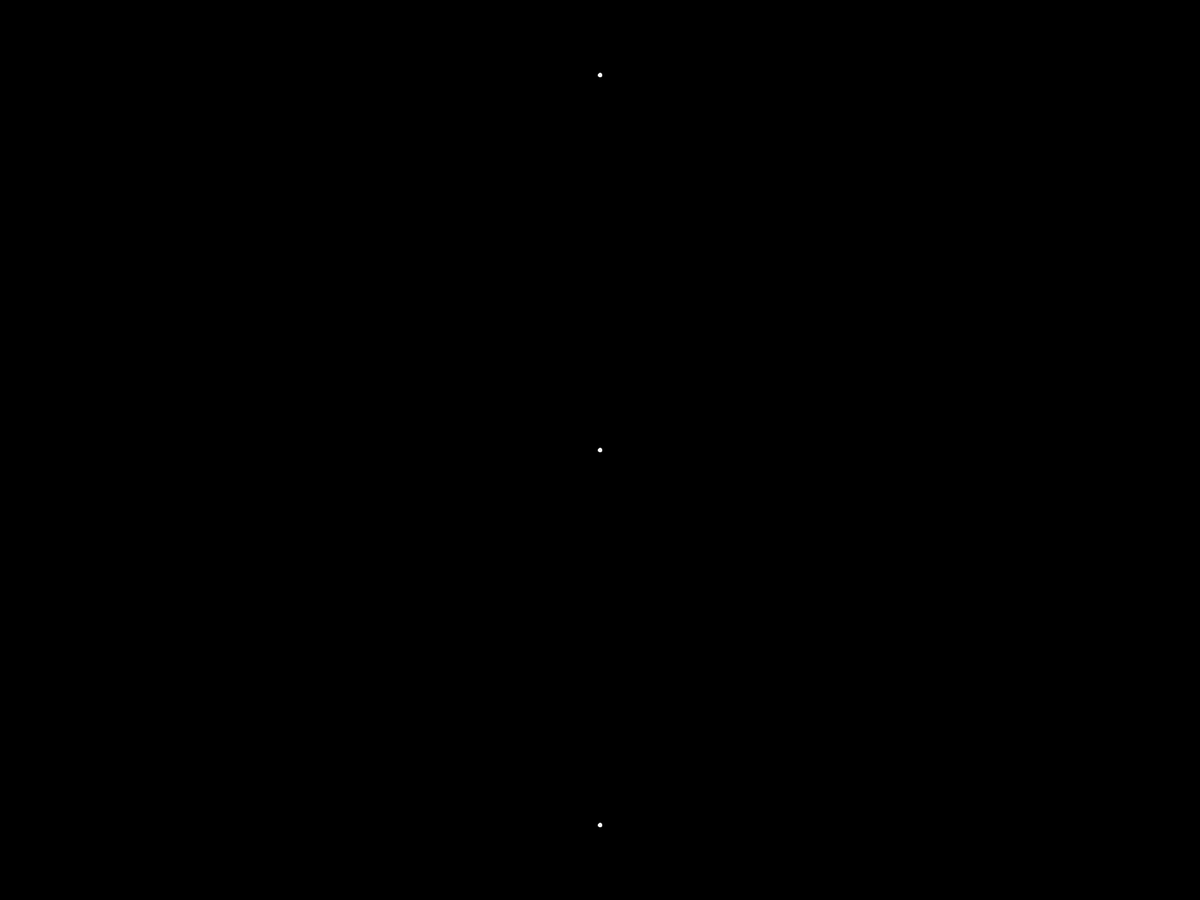
Frame 1 (no input)
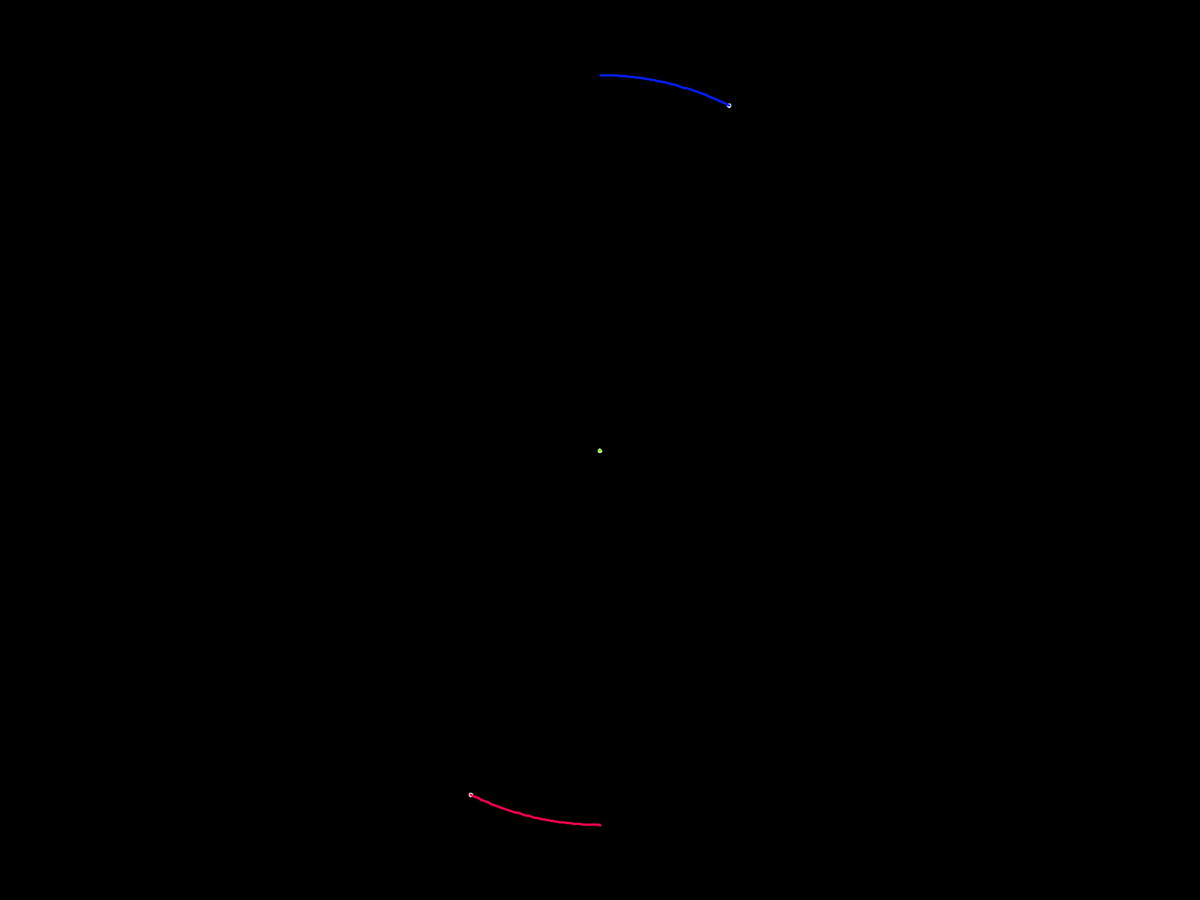
Frame 60 (the mouse pressed at the canvas centre just before this capture)
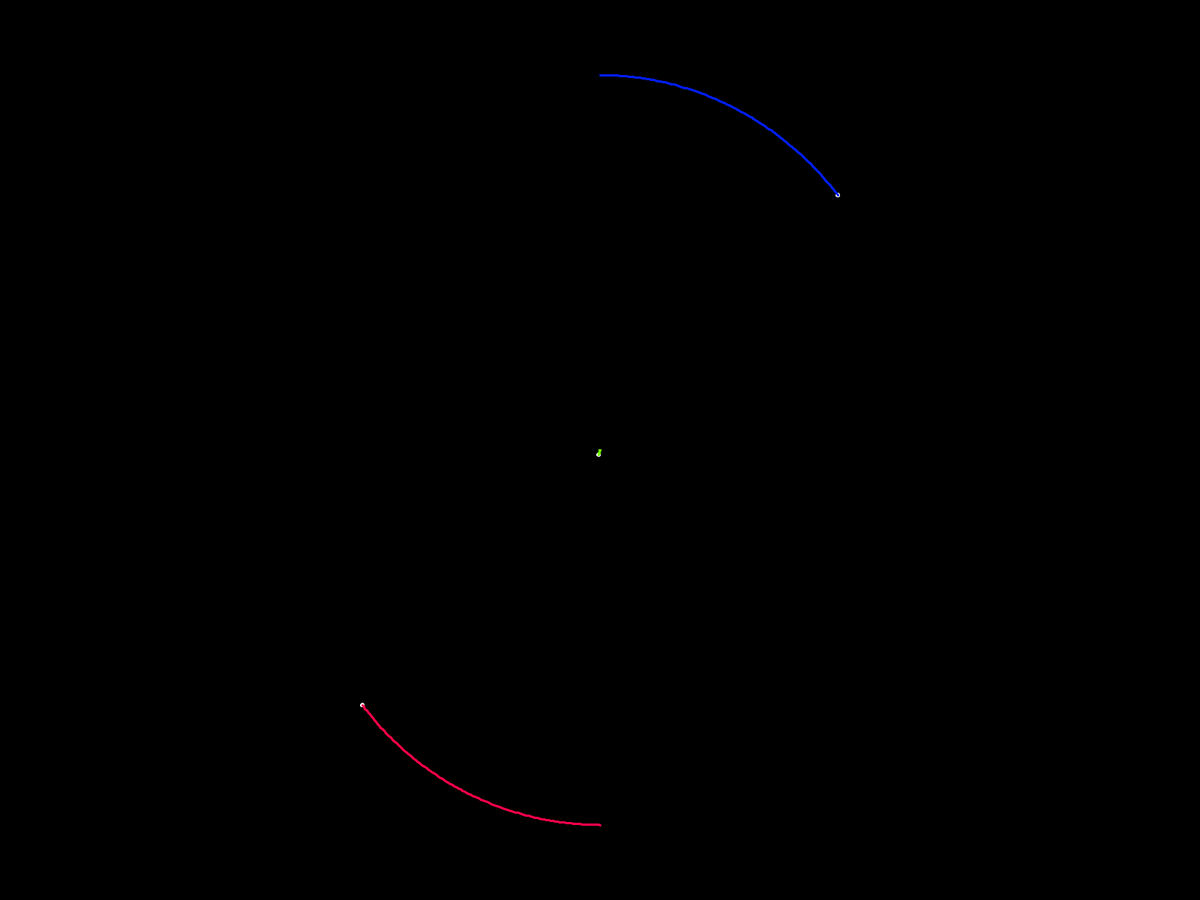
Frame 120 (the mouse held since frame 60 and released just before this capture)

The Processing sketch that drew these frames (run headless with seeded random() and noise(); from frame 60 on, the mouse is pressed at the canvas centre):

// Processing sketch: gravitySimulator
// ── gravitySimulator.pde
Star[] stars;
float G;
boolean wCollisions, sCollisions;

void setup() {
  fullScreen();
  /*
  TODO's:
  - improve collisions
  - zoom camera to center of mass
  - 3D
  - java
  
  */
  //newton's gravitational constant for this setup
  G = 10;
  //wall collision turned on/off
  wCollisions = false;
  sCollisions = true;
  
  stars = new Star[3];

  stars[0] = new Star(280, new PVector(width/2, 100), new PVector(3,0));
  stars[1] = new Star(500, new PVector(width/2, height/2), new PVector(0,0));
  stars[2] = new Star(300, new PVector(width/2, height-100), new PVector(-3,0));
  
  //random stars for i initial stars
  //for(int i = 0; i< stars.length; i++) {
  //  stars[i] = new Star(random(10000, 1000000), new PVector(random(width), random(height)), PVector.random2D());
  //}
  
  frameRate(30);
  
}

void draw() {
  background(0);
  
  //pushMatrix();
  
  //PVector temp = pickCOM();
  //float n = .1*width/temp.x;
  
  //translate(temp.x, temp.y);
  //scale(n);
  
  strokeWeight(1);
  stroke(255);
  
  //for(int x = 0; x < 1000; x+=50) {
  //  line(x, 0, x, height/n);
  //}
  
  //for(int y = 0; y < 1000; y+=50) {
  //  line(0, y, width/n, y);
  //}
  
  
  for (Star s : stars) {
    s.updateV();
  }
  for (Star s : stars) {
    s.show();
    s.update();
  }
  
 // popMatrix();
}

PVector pickCOM() {
  PVector temp = new PVector(0, 0);
  for (Star s : stars) {
    temp.add(s.getPos());
  }
  
  temp.div(stars.length);
  
  return temp;
}
// ── Star.pde
class Star {
  private float mass, r;
  private PVector d, v;
  private color c;
  private PGraphics p;

  /*
  Creates a new star with:
   
   Mass mass in kg
   Position d in meters (1 meter = 1 pixel)
   Velocity v in meters
   Radius r in meters (taken from mass, assuming constant density for simplicity)
   */
  Star(float mass, PVector d, PVector v) {
    this.mass=mass;
    this.d = d.copy();
    this.v = v.copy();
    r = 5;
    colorMode(HSB);

    c = color(random(255), 255, 255);
    p = createGraphics(width, height);
    //pow(mass*3/(4*PI), .3);
  }

  // draws the star to canvas
  public void show() {
    fill(255);
    ellipse(d.x, d.y, r, r);

    image(p, 0, 0);
  }
  
  // update v each tick
  public void updateV() {
    //update v
    v.add(getAcceleration());
  }

  // updates d, called each tick
  public void update() {
    //speed limit
    if (v.mag()>15) v.setMag(15);

    //update d
    PVector temp1 = d.copy();

    d.add(v);

    p.beginDraw();
    p.strokeWeight(3);
    p.stroke(c);
    p.line(temp1.x, temp1.y, d.x, d.y);
    p.endDraw();

    //check walls
    if (wCollisions) {
      if (d.x<0) {
        d.set(1, d.y);
        v.set(-v.x, v.y);
      }
      if (d.x>width) {
        d.set(width-1, d.y);
        v.set(-v.x, v.y);
      }
      if (d.y<0) {
        d.set(d.x, 1);
        v.set(v.x, -v.y);
      }
      if (d.y>height) {
        d.set(d.x, height-1);
        v.set(v.x, -v.y);
      }
    }
    
    if(sCollisions) {
      for(Star s : stars) {
        if (!s.equals(this)) {
          if(d.dist(s.getPos())< r) {
            v.rotate(PI); 
            d.add(v);
          }
        }
      }
    }
  }

  private PVector getAcceleration() {
    PVector a = new PVector(0, 0);

    //global variables ew gross
    for (Star s : stars) {
      if (!s.equals(this)) {
        //get angle of acceleration vector
        float x = s.getPos().x-d.x;
        float y = s.getPos().y-d.y;
        float angle = -atan2(-y, x);

        PVector temp = PVector.fromAngle(angle);

        //set its magnitude based off F=GMm/r^2
        temp.setMag((s.getMass()*G)/pow(d.dist(s.getPos()), 2));

        a.add(temp);
      }
    } 

    return a;
  }


  float getMass() {
    return mass;
  }
  
  float getR() {
    return r;
  }

  PVector getPos() {
    return d;
  }
}
